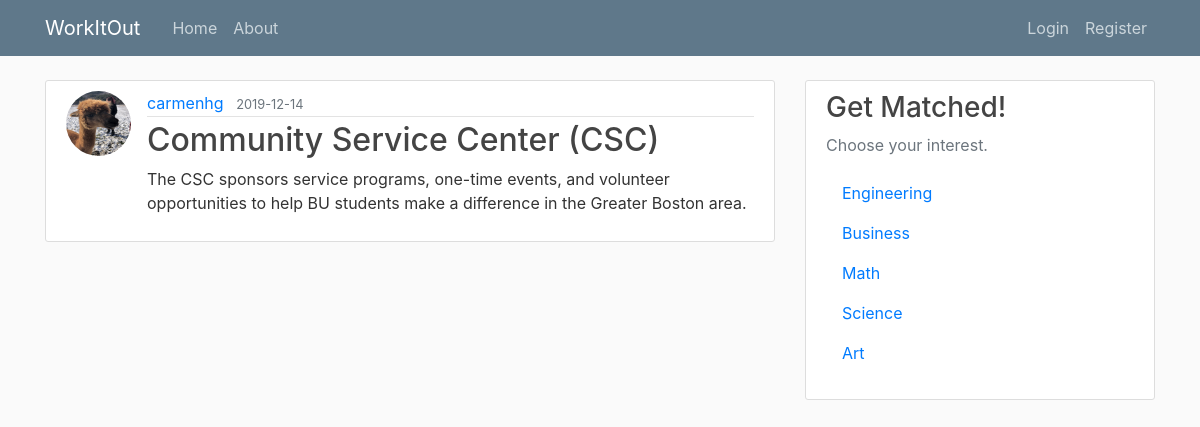
Screenshot of /post/3 with the database file from the repository.
### testing/models.py (models this page shows, shortened)
class User(db.Model, UserMixin):
    id = db.Column(db.Integer, primary_key=True)
    username = db.Column(db.String(20), unique=True, nullable=False)
    email = db.Column(db.String(120), unique=True, nullable=False)
    image_file = db.Column(db.String(20), nullable=False, default='default.jpg')
    password = db.Column(db.String(60), nullable=False)
    posts = db.relationship('Post', backref='author', lazy=True)

class Post(db.Model):
    id = db.Column(db.Integer, primary_key=True)
    title = db.Column(db.String(100), nullable=False)
    date_posted = db.Column(db.DateTime, nullable=False, default=datetime.utcnow)
    content = db.Column(db.Text, nullable=False)
    user_id = db.Column(db.Integer, db.ForeignKey('user.id'), nullable=False)

### testing/routes.py (the view)
@app.route("/post/<int:post_id>")
def post(post_id):
    post = Post.query.get_or_404(post_id)
    return render_template('post.html', title=post.title, post=post)

### testing/templates/post.html (shortened to what this page needs)
{% extends "layout.html" %}
{% block content %}
  <article class="media content-section">
    <img class="rounded-circle article-img" src="{{ url_for('static', filename='profile_photos/' + post.author.image_file) }}">
    <div class="media-body">
      <div class="article-metadata">
        <a class="mr-2" href="#">{{ post.author.username }}</a>
        <small class="text-muted">{{ post.date_posted.strftime('%Y-%m-%d') }}</small>
      </div>
      <h2 class="article-title">{{ post.title }}</h2>
      <p class="article-content">{{ post.content }}</p>
    </div>
  </article>
{% endblock content %}

### testing/static/main.css (style rules this page uses)
body { background: #fafafa; color: #333333; margin-top: 5rem; }
h1, h2, h3, h4, h5, h6 { color: #444444; }
.content-section { background: #ffffff; padding: 10px 20px; border: 1px solid #dddddd; border-radius: 3px; margin-bottom: 20px; }
.article-title { color: #444444; }
.article-content { white-space: pre-line; }
.article-img { height: 65px; width: 65px; margin-right: 16px; }
.article-metadata { padding-bottom: 1px; margin-bottom: 4px; border-bottom: 1px solid #e3e3e3 }

### rows the page displays
User: image_file (picture), author.username "carmenhg"
Post: date_posted "2019-12-14", title "Community Service Center (CSC)", content "The CSC sponsors service programs, one-time events, and volunteer opportunities to help BU students make a difference in the Greater Boston area."
